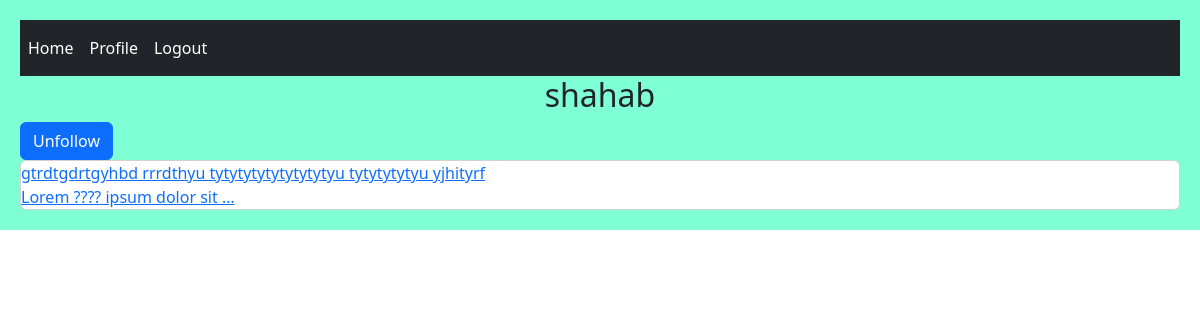
Page /account/profile/10/ (signed in) on the committed database.
### home/models.py (models this page shows, shortened)
class Post(models.Model):
    user = models.ForeignKey(User, on_delete=models.CASCADE, related_name='posts')
    body = models.TextField()
    slug = models.SlugField()
    created = models.DateTimeField(auto_now_add=True)
    updated = models.DateTimeField(auto_now=True)
    class Meta:
        ordering = ('-created',)
    def get_absolute_url(self):
        return reverse('home:post_detail', args=(self.id, self.slug))

### account/views.py (the view)
# urls.py: path('profile/<int:user_id>/', views.UserProfileView.as_view(), name = 'user_profile'),
class UserProfileView(LoginRequiredMixin, View):
    def get(self, request, user_id):
        is_following = False
        user = get_object_or_404(User, id=user_id)
        posts = user.posts.all()
        relation = Relation.objects.filter(from_user = request.user, to_user = user)
        if relation.exists():
            is_following = True
        return render(request, 'account/profile.html', {'user':user, 'posts':posts, 'is_following':is_following})

### account/templates/account/profile.html (shortened to what this page needs)
{% extends 'base.html' %}
{% block content %}
    <h2 class="text-center">{{ user.username }}</h2>
    {% if request.user.id != user.id and not is_following %}
        <a class="btn btn-primary" href="{% url 'account:user_follow' user.id %}">Follow</a>
    {% elif request.user.id != user.id and is_following %}
        <a class="btn btn-primary" href="{% url 'account:user_unfollow' user.id %}">Unfollow</a>
    {% endif %}
    <div class="card">
        {% for post in posts %}
            <a href="{{ post.get_absolute_url }}" class="card_body">{{ post.body |truncatewords:5 }}</a>
        {% endfor %}
    </div>
{% endblock  %}

### rows in the picture
Post: body "gtrdtgdrtgyhbd rrrdthyu tytytytytytytytytyu tytytytytyu yjhityrf"
Post: body "Lorem ???? ipsum dolor sit …"

### other values in the picture
{{ user.username }} "shahab"
